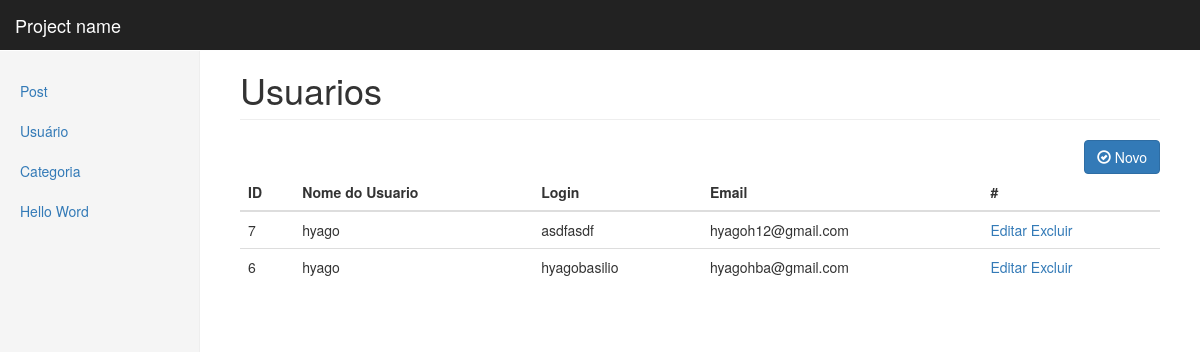
Page /admin/usuario.php on the committed database.
### tables this page shows
CREATE TABLE IF NOT EXISTS `usuario` (
  `id` int(11) NOT NULL AUTO_INCREMENT,
  `nome` varchar(30) NOT NULL,
  `login` varchar(30) NOT NULL,
  `email` varchar(50) NOT NULL,
  `senha` varchar(30) NOT NULL,
  PRIMARY KEY (`id`),
  UNIQUE KEY `login_UNIQUE` (`login`),
  UNIQUE KEY `email_UNIQUE` (`email`)
);

### admin/usuario.php (the view, shortened to what this page needs)
<?php
$query  = " SELECT * from usuario ORDER BY id DESC ";
$sql    = mysql_query($query) or die(mysql_error());
 ?>
<!DOCTYPE html>
<html lang="en">
  <head>
    <link href="../css/bootstrap.min.css" rel="stylesheet">
    <link href="../css/dashboard.css" rel="stylesheet">
  </head>
  <body>
    <nav class="navbar navbar-inverse navbar-fixed-top">
      <div class="container-fluid">
        <div class="navbar-header">
          <a class="navbar-brand" href="#">Project name</a>
        </div>
        <div id="navbar" class="navbar-collapse collapse">
        </div>
      </div>
    </nav>
    <div class="container-fluid">
      <div class="row">
        <div class="col-sm-3 col-md-2 sidebar">
          <?php include('estrutura/menu.php'); ?>
        </div>
        <div class="col-sm-9 col-sm-offset-3 col-md-10 col-md-offset-2 main">
          <h1 class="page-header">Usuarios</h1>
          <a href="create-usuario.php" class="btn btn-primary pull-right">
            <span class="glyphicon glyphicon-ok-circle" aria-hidden="true"></span>
            Novo
          </a>
          <table class="table">
            <thead>
              <tr>
                <th>ID</th>
                <th>Nome do Usuario</th>
                <th>Login</th>
                <th>Email</th>
                <th>#</th>
              </tr>
            </thead>
            <tbody>
            <?php
              while($rs = mysql_fetch_array($sql)) {
             ?>
              <tr>
                <td><?php echo $rs['id']; ?></td>
                <td><?php echo $rs['nome']; ?></td>
                <td><?php echo $rs['login']; ?></td>
                <td><?php echo $rs['email']; ?></td>
                <td>
                 <a href="edit-usuario.php?id=<?php echo $rs['id']; ?>">Editar</a>
                  <a href="?del=<?php echo $rs['id']; ?>">Excluir</a>
                  </td>
              </tr>
              <?php } ?>
            </tbody>
          </table>
        </div>
      </div>
    </div>
  </body>
</html>

### css/dashboard.css (style rules this page uses)
body { padding-top: 50px; }
.navbar-fixed-top { border: 0; }
.sidebar { display: none; }
@media (min-width: 768px) { .sidebar { position: fixed; top: 51px; bottom: 0; left: 0; z-index: 1000; display: block; padding: 20px; overflow-x: hidden; overflow-y: auto; background-color: #f5f5f5; border-right: 1px solid #eee; } }
.main { padding: 20px; }
@media (min-width: 768px) { .main { padding-right: 40px; padding-left: 40px; } }
.main .page-header { margin-top: 0; }

### rows in the picture
usuario: id "7", nome "hyago", login "asdfasdf", email "hyagoh12@gmail.com"
usuario: id "6", nome "hyago", login "hyagobasilio", email "hyagohba@gmail.com"
